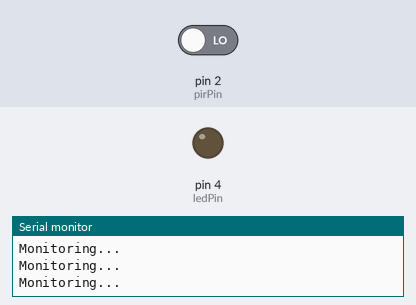
Bench run of a sketch on a simulated Arduino Uno, built with avr-gcc and run on an emulated ATmega328P. Shown: output pins drawn as LEDs (lit = HIGH), the last lines printed to the serial monitor. The inputs (shaded band) are chosen by the test bench; at power-on: pin 2 (pirPin) LOW.

Above: at 1.2 s.
1.3 s: pin 2 (pirPin) driven HIGH
At 2.5 s:
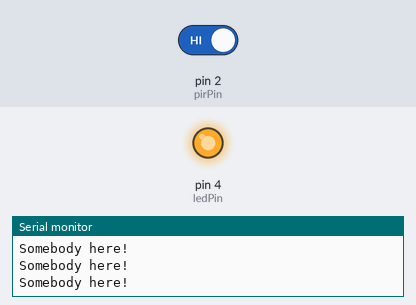
2.8 s: pin 2 (pirPin) driven LOW
At 3.6 s:
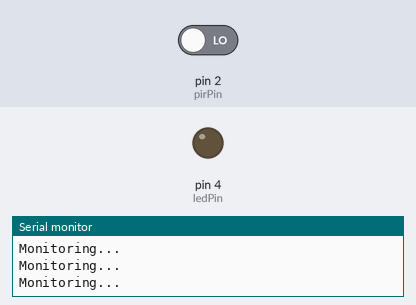
Timing chart, 0 to 5.8 s (numbered marks = the images above; inputs shaded):
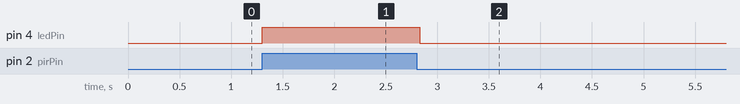

The sketch:

LED_Sensor_Warning.ino
```cpp
const int pirPin = 2;
const int ledPin = 4;
int state = 0;

void setup() {
  pinMode(pirPin, INPUT);
  pinMode(ledPin, OUTPUT);
  Serial.begin(9600);
}

void loop() {
  state = digitalRead(pirPin);
  if (state == HIGH) {
    Serial.println("Somebody here!");
    digitalWrite(ledPin, HIGH);
  } else {
    Serial.println("Monitoring...");
    digitalWrite(ledPin, LOW);
    delay(100);
  }
}
```

Measured:
- after the input at 1.3 s, pin 4 (ledPin): LOW → HIGH at once
- after the input at 2.8 s, pin 4 (ledPin): HIGH → LOW at once
